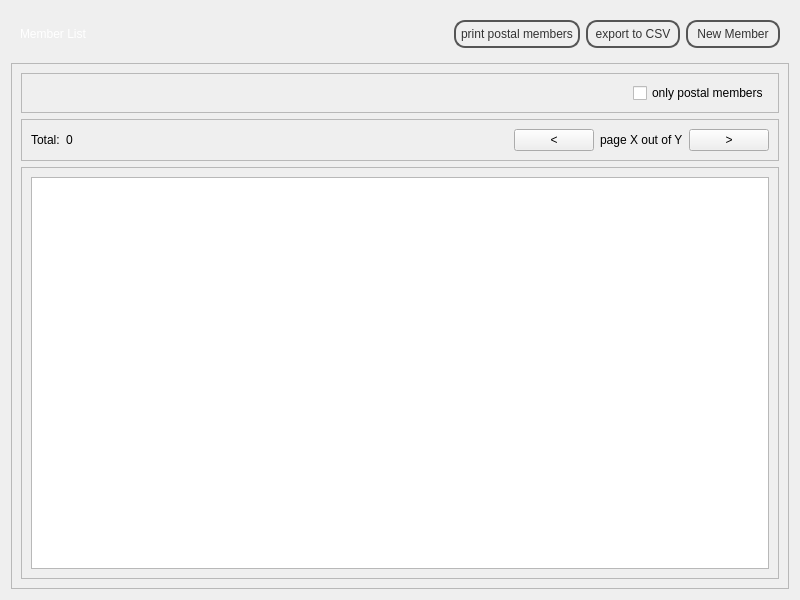
<?xml version="1.0" encoding="UTF-8"?>
<ui version="4.0">
 <class>MemberListView</class>
 <widget class="QWidget" name="MemberListView">
  <property name="geometry">
   <rect>
    <x>0</x>
    <y>0</y>
    <width>800</width>
    <height>600</height>
   </rect>
  </property>
  <property name="windowTitle">
   <string>Form</string>
  </property>
  <property name="styleSheet">
   <string notr="true">#topFrame {
border: none;
background: qlineargradient(x1: 0, y1: 0, x2: 0, y2: 1,
stop: 0 #a6a6a6, stop: 0.08 #7f7f7f,
stop: 0.39999 #717171, stop: 0.4 #626262,
stop: 0.9 #4c4c4c, stop: 1 #333333);
}

#bottomFrame {
border: none;
background: white;
}

#topFrame QLabel {
color: #fff;
}

#topFrame QPushButton {
color: #333;
border: 2px solid #555;
border-radius: 11px;
padding: 5px;
background: qradialgradient(cx: 0.3, cy: -0.4,
fx: 0.3, fy: -0.4,
radius: 1.35, stop: 0 #fff, stop: 1 #888);
min-width: 80px;
}

#topFrame QPushButton:hover {
background: qradialgradient(cx: 0.3, cy: -0.4,
fx: 0.3, fy: -0.4,
radius: 1.35, stop: 0 #fff, stop: 1 #bbb);
}

#topFrame QPushButton:pressed {
background: qradialgradient(cx: 0.4, cy: -0.1,
fx: 0.4, fy: -0.1,
radius: 1.35, stop: 0 #fff, stop: 1 #ddd);
}
</string>
  </property>
  <layout class="QVBoxLayout" name="verticalLayout">
   <item>
    <widget class="QFrame" name="topFrame">
     <property name="sizePolicy">
      <sizepolicy hsizetype="Preferred" vsizetype="Fixed">
       <horstretch>0</horstretch>
       <verstretch>0</verstretch>
      </sizepolicy>
     </property>
     <property name="frameShape">
      <enum>QFrame::StyledPanel</enum>
     </property>
     <property name="frameShadow">
      <enum>QFrame::Raised</enum>
     </property>
     <layout class="QHBoxLayout" name="horizontalLayout">
      <item>
       <widget class="QLabel" name="titleLabel">
        <property name="text">
         <string>Member List</string>
        </property>
       </widget>
      </item>
      <item>
       <spacer name="horizontalSpacer_5">
        <property name="orientation">
         <enum>Qt::Horizontal</enum>
        </property>
        <property name="sizeHint" stdset="0">
         <size>
          <width>200</width>
          <height>20</height>
         </size>
        </property>
       </spacer>
      </item>
      <item>
       <widget class="QPushButton" name="printPostalMembersPushButton">
        <property name="text">
         <string>print postal members</string>
        </property>
       </widget>
      </item>
      <item>
       <widget class="QPushButton" name="csvPushButton">
        <property name="text">
         <string>export to CSV</string>
        </property>
       </widget>
      </item>
      <item>
       <widget class="QPushButton" name="newMemberPushButton">
        <property name="text">
         <string>New Member</string>
        </property>
       </widget>
      </item>
     </layout>
    </widget>
   </item>
   <item>
    <widget class="QFrame" name="resultsFrame">
     <property name="styleSheet">
      <string notr="true"/>
     </property>
     <property name="frameShape">
      <enum>QFrame::StyledPanel</enum>
     </property>
     <property name="frameShadow">
      <enum>QFrame::Raised</enum>
     </property>
     <layout class="QVBoxLayout" name="verticalLayout_3">
      <item>
       <widget class="QFrame" name="filterPostalUsersFrame">
        <property name="frameShape">
         <enum>QFrame::StyledPanel</enum>
        </property>
        <property name="frameShadow">
         <enum>QFrame::Raised</enum>
        </property>
        <layout class="QHBoxLayout" name="horizontalLayout_2">
         <item>
          <spacer name="horizontalSpacer">
           <property name="orientation">
            <enum>Qt::Horizontal</enum>
           </property>
           <property name="sizeHint" stdset="0">
            <size>
             <width>560</width>
             <height>20</height>
            </size>
           </property>
          </spacer>
         </item>
         <item>
          <widget class="QCheckBox" name="filterPostalUsersCheckBox">
           <property name="text">
            <string>only postal members</string>
           </property>
          </widget>
         </item>
        </layout>
       </widget>
      </item>
      <item>
       <widget class="QFrame" name="pagingFrame">
        <property name="frameShape">
         <enum>QFrame::StyledPanel</enum>
        </property>
        <property name="frameShadow">
         <enum>QFrame::Raised</enum>
        </property>
        <layout class="QHBoxLayout" name="horizontalLayout_3">
         <item>
          <widget class="QLabel" name="totalMembersLabel">
           <property name="text">
            <string>Total:</string>
           </property>
          </widget>
         </item>
         <item>
          <widget class="QLabel" name="totalMembersValueLabel">
           <property name="minimumSize">
            <size>
             <width>100</width>
             <height>0</height>
            </size>
           </property>
           <property name="maximumSize">
            <size>
             <width>100</width>
             <height>16777215</height>
            </size>
           </property>
           <property name="text">
            <string>0</string>
           </property>
          </widget>
         </item>
         <item>
          <spacer name="horizontalSpacer_3">
           <property name="orientation">
            <enum>Qt::Horizontal</enum>
           </property>
           <property name="sizeHint" stdset="0">
            <size>
             <width>376</width>
             <height>20</height>
            </size>
           </property>
          </spacer>
         </item>
         <item>
          <widget class="QPushButton" name="prevPagePushButton">
           <property name="text">
            <string>&lt;</string>
           </property>
          </widget>
         </item>
         <item>
          <widget class="QLabel" name="pageInfoLabel">
           <property name="text">
            <string>page X out of Y</string>
           </property>
          </widget>
         </item>
         <item>
          <widget class="QPushButton" name="nextPagePushButton">
           <property name="text">
            <string>&gt;</string>
           </property>
          </widget>
         </item>
        </layout>
       </widget>
      </item>
      <item>
       <widget class="QFrame" name="memberListFrame">
        <property name="frameShape">
         <enum>QFrame::StyledPanel</enum>
        </property>
        <property name="frameShadow">
         <enum>QFrame::Raised</enum>
        </property>
        <layout class="QVBoxLayout" name="verticalLayout_4">
         <item>
          <widget class="QTableWidget" name="memberTableWidget">
           <property name="editTriggers">
            <set>QAbstractItemView::NoEditTriggers</set>
           </property>
           <property name="selectionMode">
            <enum>QAbstractItemView::NoSelection</enum>
           </property>
           <property name="selectionBehavior">
            <enum>QAbstractItemView::SelectRows</enum>
           </property>
           <attribute name="horizontalHeaderVisible">
            <bool>true</bool>
           </attribute>
           <attribute name="verticalHeaderVisible">
            <bool>false</bool>
           </attribute>
          </widget>
         </item>
        </layout>
       </widget>
      </item>
     </layout>
    </widget>
   </item>
  </layout>
 </widget>
 <resources/>
 <connections/>
</ui>
